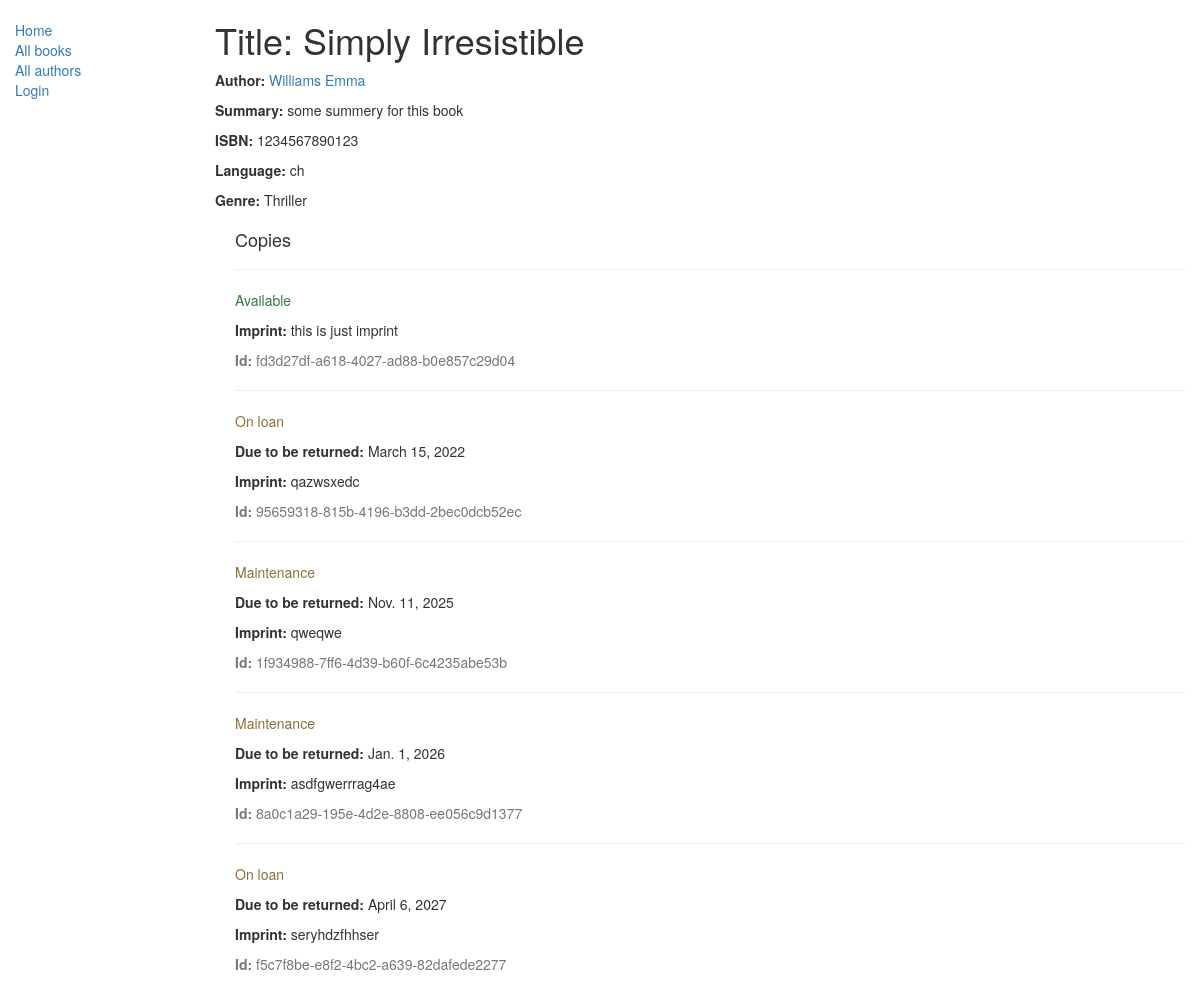
The page /catalog/book/1/ on the database as committed earlier.
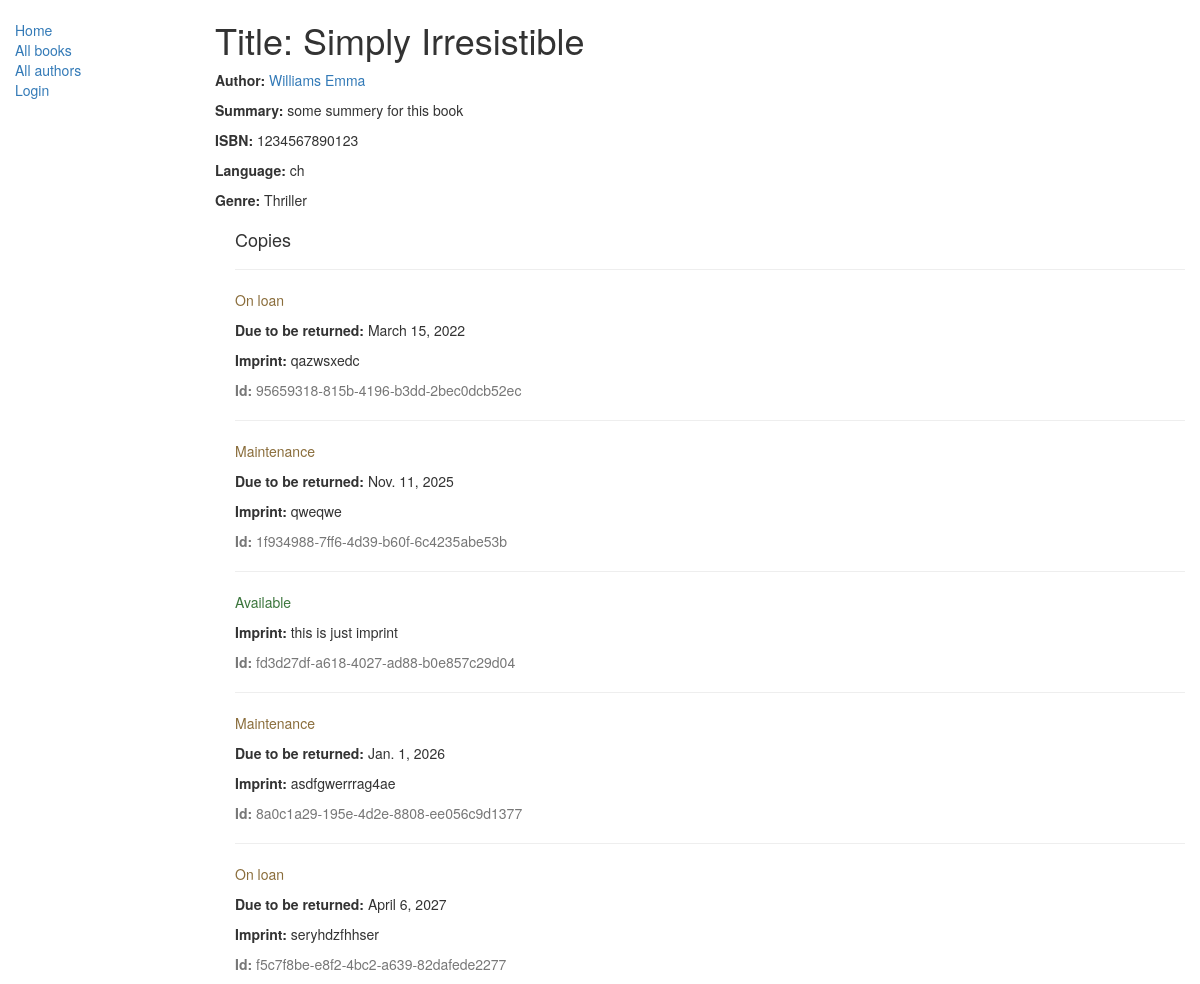
The same page on the database as committed later.
### catalog/models.py (models this page shows, shortened)
class Genre(models.Model):
    name = models.CharField(
        max_length=200,
        help_text="Введите жанр"
    )
    def __str__(self):
        return self.name

class BookInstance(models.Model):
    id = models.UUIDField(
        primary_key=True,
        default=uuid.uuid4,
        help_text="Unique ID for this particular book across whole library"
    )
    book = models.ForeignKey("Book", on_delete=models.SET_NULL, null=True)
    imprint = models.CharField(max_length=200)
    due_back = models.DateField(null=True, blank=True)
    borrower = models.ForeignKey(User, on_delete=models.SET_NULL, null=True, blank=True)
    LOAN_STATUS = (
        ("m", "Maintenance"),
        ("o", "On loan"),
        ("a", "Available"),
        ("r", "Reserved"),
    )
    status = models.CharField(
        max_length=1,
        choices=LOAN_STATUS,
        blank=True,
        default="m",
        help_text="Book availability"
    )
    class Meta:
        ordering = ["due_back"]
        permissions = (("can_mark_returned", "Set book as returned"),)
    def display_title(self):
        return self.book.title
    display_title.short_description = 'Title'

### catalog/views.py (the view)
# urls.py: path('book/<int:pk>/', views.BookDetailView.as_view(), name='book-detail'),
class BookDetailView(generic.DetailView):
    model = Book

### catalog/models.py (called while the page is built)
    def __str__(self):
        return self.name

    def __str__(self):
        return f"{self.last_name} {self.first_name}"

### catalog/templates/catalog/book_detail.html (shortened to what this page needs)
{% extends "base_generic.html" %}
{% block content %}
  <h1>Title: {{ book.title }}</h1>
  <p><strong>Author:</strong> <a href="">{{ book.author }}</a></p>
  <p><strong>Summary:</strong> {{ book.summary }}</p>
  <p><strong>ISBN:</strong> {{ book.isbn }}</p>
  <p><strong>Language:</strong> {{ book.language }}</p>
  <p><strong>Genre:</strong> {% for genre in book.genre.all %} {{ genre }}{% if not forloop.last %}, {% endif %}{% endfor %}</p>
  <div style="margin-left:20px;margin-top:20px">
    <h4>Copies</h4>
    {% for copy in book.bookinstance_set.all %}
    <hr>
    <p class="{% if copy.status == 'a' %}text-success{% elif copy.status == 'd' %}text-danger{% else %}text-warning{% endif %}">{{ copy.get_status_display }}</p>
    {% if copy.status != 'a' %}<p><strong>Due to be returned:</strong> {{copy.due_back}}</p>{% endif %}
    <p><strong>Imprint:</strong> {{copy.imprint}}</p>
    <p class="text-muted"><strong>Id:</strong> {{copy.id}}</p>
    {% endfor %}
  </div>
{% endblock %}

Rows that differ between the two databases and show on the page:
changed BookInstance "Available": moves down the list
